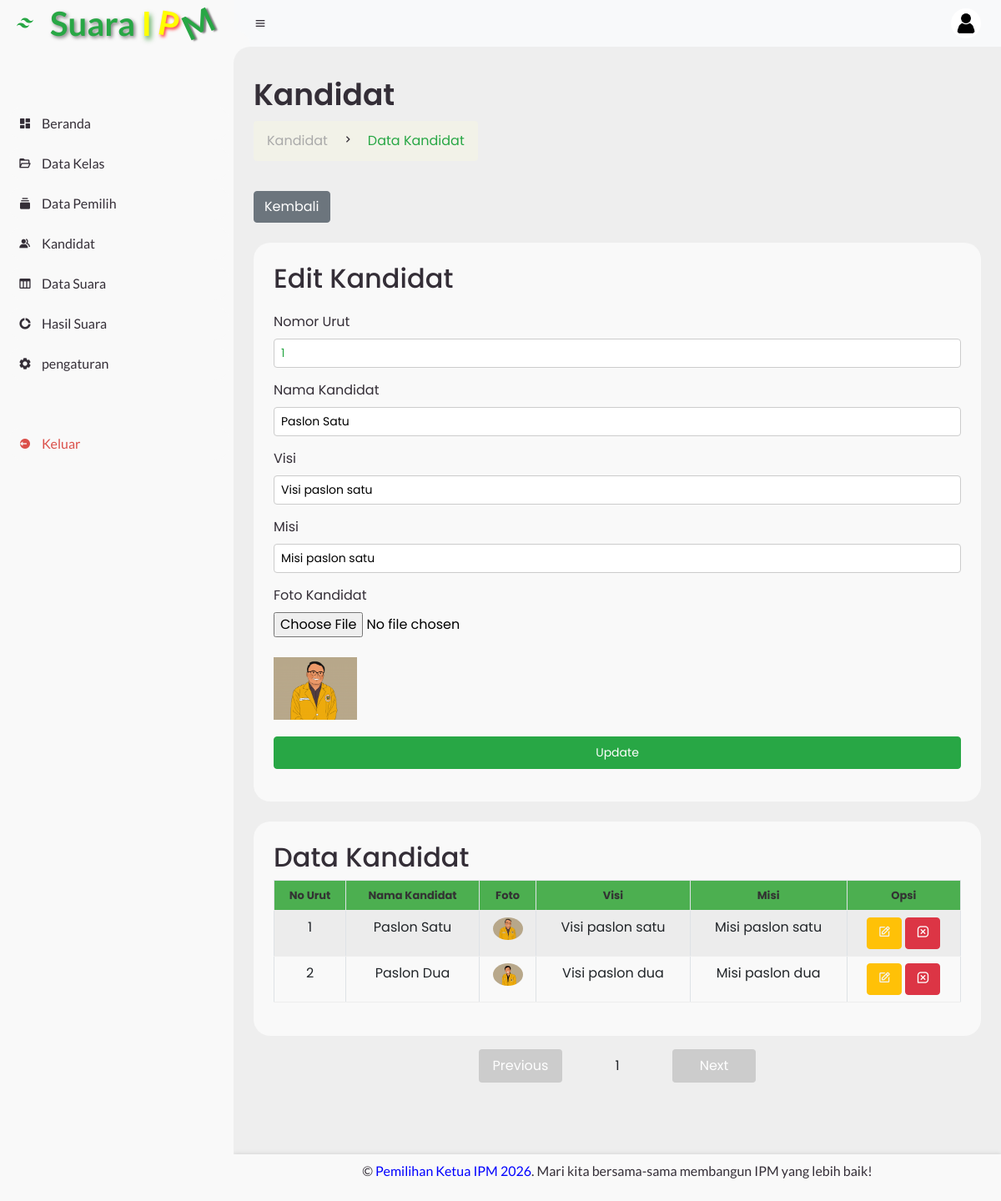
The page /sistem1/pages/edit.php?id=1 (signed in) on the database its author committed.
### tables this page shows
CREATE TABLE tbl_kandidat (
  id INT AUTO_INCREMENT PRIMARY KEY,
  no_urut INT NOT NULL,
  nm_paslon VARCHAR(150) NOT NULL,
  gambar1 VARCHAR(255) DEFAULT NULL,
  visi TEXT,
  misi TEXT
);

### model/query.php (called while the page is built, shortened)
<?php
function db_jalankan($sql, $tipe = '', $param = [])
{
    global $koneksi;
    $stmt = mysqli_prepare($koneksi, $sql);
    if ($tipe !== '') {
        mysqli_stmt_bind_param($stmt, $tipe, ...$param);
    }
    mysqli_stmt_execute($stmt);
    return $stmt;
}
function db_semua($sql, $tipe = '', $param = [])
{
    $stmt = db_jalankan($sql, $tipe, $param);
    $hasil = mysqli_stmt_get_result($stmt);
    $baris = $hasil ? mysqli_fetch_all($hasil, MYSQLI_ASSOC) : [];
    return $baris;
}
function db_satu($sql, $tipe = '', $param = [])
{
    $baris = db_semua($sql, $tipe, $param);
    return $baris[0] ?? null;
}
function ambilSemuaPaslon($urutkan = true)
{
    return db_semua("SELECT * FROM tbl_kandidat" . ($urutkan ? " ORDER BY no_urut ASC" : ""));
}
function ambilPaslon($id)
{
    return db_satu("SELECT * FROM tbl_kandidat WHERE id = ?", 'i', [(int)$id]);
}

### sistem1/pages/edit.php (the view, shortened to what this page needs)
<?php
include '../../koneksi.php';
require_once '../../model/query.php';
if (isset($_GET['id'])) {
    $id = $_GET['id'];
    $data = ambilPaslon($id);
}
?>
<!DOCTYPE html>
<html lang="en">
<head>
  <link rel="stylesheet" href="https://cdn.jsdelivr.net/npm/boxicons@2.1.0/css/boxicons.min.css">
	<link href="https://stackpath.bootstrapcdn.com/bootstrap/4.5.2/css/bootstrap.min.css" rel="stylesheet">
	<link rel="stylesheet" href="../assets/css/style.css">
    <link rel="stylesheet" href="../../assets/css/components/footer.css">
</head>
<body>
    <?php include "../view/header.php"; ?>
    <section id="content">
        <nav class="navbar navbar-expand-lg navbar-light bg-light">
            <i class='bx bx-menu'></i>
            <div class="ml-auto d-flex align-items-center">
<div class="profile">
            <img src="../assets/img/logo.png" alt="Profile Picture" id="profile-pic">
                        </div>
        </nav>
        <main>
            <div class="head-title">
                <div class="left">
                    <h1>Kandidat</h1>
                    <ul class="breadcrumb">
                        <li>
                            <a href="#">Kandidat</a>
                        </li>
                        <li><i class='bx bx-chevron-right'></i></li>
                        <li>
                            <a class="active" href="#">Data Kandidat</a>
                        </li>
                    </ul>
                </div>
            </div>
            <div id="page-inner">
            <a href="input_data_paslon.php" class="btn btn-secondary" style="margin-top: 20px;">Kembali</a>
                <div class="table-data">
                    <div class="order">
                        <div class="head">
                            <h2 style="margin-bottom: 20px;">Edit Kandidat</h2>
                                <form action="" method="post" enctype="multipart/form-data">
                                    <div class="form-group" >
                                        <label for="no_urut">Nomor Urut</label>
                                        <input type="text" name="no_urut" value="<?php echo $data['no_urut']; ?>" readonly class="form-control">
                                    </div>
                                    <div class="form-group">
                                        <label for="nm_paslon">Nama Kandidat</label>
                                        <input  style="color: #000;" type="text" name="nm_paslon" value="<?php echo $data['nm_paslon']; ?>" required autocomplete="off" class="form-control">
                                    </div>
                                    <div class="form-group">
                                        <label for="visi">Visi</label>
                                        <input  style="color: #000;" type="text" onkeypress="filterNumbers(event)" name="visi" value="<?php echo $data['visi']; ?>" required autocomplete="off" class="form-control">
                                    </div>
                                    <div class="form-group">
                                        <label for="misi">Misi</label>
                                        <input  style="color: #000;" type="text" onkeypress="filterNumbers(event)" name="misi" value="<?php echo $data['misi']; ?>" required autocomplete="off" class="form-control">
                                    </div>
                                    <div class="form-group">
                                        <label for="gambar1">Foto Kandidat</label>
                                        <input  style="color: #000;" type="file" name="gambar1" class="form-control-file">
                                        <br>
                                        <img src="../foto/<?php echo $data['gambar1']; ?>" style="max-width: 100px; height: auto;">
                                    </div>
                                    <div class="form-group" style="margin-top: 20px;">
                                        <input type="submit" class="btn btn-success" name="update" value="Update" class="form-control">
                                    </div>
                                </form>
                        </div>
                    </div>
                </div>
                <div class="table-data">
                    <div class="order">
                        <div class="class">
                            <h2>Data Kandidat</h2>
                        </div>
                        <div class="table-responsive">
                            <table id='tabel' class="table table-striped table-bordered table-hover">
                                <thead>
                                    <tr>
                                        <th>No Urut</th>
                                        <th>Nama Kandidat</th>
                                        <th>Foto</th>
                                        <th>Visi</th>
                                        <th>Misi</th>
                                        <th>Opsi</th>
                                    </tr>
                                </thead>
                                <tbody>
                                    <?php
                                    foreach (ambilSemuaPaslon() as $d) {
                                    ?>
                                    <tr>
                                        <td style="text-align:center;"><?php echo $d['no_urut']; ?></td>
                                        <td><?php echo $d['nm_paslon']; ?></td>
                                        <td style="text-align:center;"><img style="max-width: 50px; height:auto;" src="<?php echo "../foto/" . $d['gambar1']; ?>"></td>
                                        <td style="text-align:center;"><?php echo $d['visi']; ?></td>
                                        <td style="text-align:center;"><?php echo $d['misi']; ?></td>
                                        <td style="text-align:center;">
                                            <a class="btn btn-warning" href="edit.php?id=<?php echo $d['id']; ?>"><i class='bx bx-edit' style='color:#f3f3f3'></i></a>
                                            <a class="btn btn-danger" onclick="return confirm('Yakin hapus data ini !!!')" href="../actions/hapus.php?id=<?php echo $d['id']; ?>"><i class='bx bx-message-square-x'></i></a>
                                        </td>
                                    </tr>
                                    <?php } ?>
                                </tbody>
                            </table>
                        </div>
                    </div>
                </div>
                <div class="navigation-container">
                    <button id="prevButton">Previous</button>
                    <span id="pageNumber">1</span>
                    <button id="nextButton">Next</button>
                </div>
            </div>
        </main>
      <?php include '../view/footer.php'; ?>
</section>
</body>
</html>

### sistem1/assets/css/style.css (style rules this page uses)
* { margin: 0; padding: 0; box-sizing: border-box; }
a { text-decoration: none; }
li { list-style: none; }
:root { --poppins: "Poppins", sans-serif; --lato: "Lato", sans-serif; --green: #28a745; --light-green: #c3e6cb; --light: #f9f9f9; --blue: #3c91e6; --light-blue: #cfe8ff; --grey: #eee; --dark-grey: #aaaaaa; --dark: #342e37; --red: #db504a; --yellow: rgba( 255, 206, 38, 0.1 ); --light-yellow: rgba( 255, 255, 204, 0.1 ); --light-orange: #ffe0d3; }
html { overflow-x: hidden; }
body { background: var(--grey); overflow-x: hidden; }
#content { position: relative; width: calc(100% - 280px); left: 280px; transition: width 0.3s ease; }
#content nav { height: 56px; background: var(--light); padding: 0 24px; display: flex; align-items: center; grid-gap: 24px; font-family: var(--lato); position: sticky; top: 0; left: 0; z-index: 1000; }
#content nav::before { content: ""; position: absolute; width: 40px; height: 40px; bottom: -40px; left: 0; border-radius: 50%; box-shadow: -20px -20px 0 var(--light); }
#content nav .bx.bx-menu { cursor: pointer; color: var(--dark); }
#content nav .profile img { width: 36px; height: 36px; object-fit: cover; border-radius: 50%; }
#content main { width: 100%; padding: 36px 24px; font-family: var(--poppins); max-height: calc(100vh - 56px); overflow-y: auto; }
#content main .head-title { display: flex; align-items: center; justify-content: space-between; grid-gap: 16px; flex-wrap: wrap; }
#content main .head-title .left h1 { font-size: 36px; font-weight: 600; margin-bottom: 10px; color: var(--dark); }
#content main .head-title .left .breadcrumb { display: flex; align-items: center; grid-gap: 16px; background: rgba(255, 255, 204, 0.2); }
#content main .head-title .left .breadcrumb li { color: var(--dark); }
#content main .head-title .left .breadcrumb li a { color: var(--dark-grey); pointer-events: none; }
#content main .head-title .left .breadcrumb li a.active { color: var(--green); pointer-events: unset; text-decoration: none; }
#content main .table-data { display: flex; flex-wrap: wrap; grid-gap: 24px; margin-top: 24px; width: 100%; color: var(--dark); }
#content main .table-data > div { border-radius: 20px; background: var(--light); padding: 24px; overflow-x: auto; }
#content main .table-data .head { align-items: center; grid-gap: 16px; margin-bottom: 15px; }
#content main .table-data .head .form-group { margin-bottom: 15px; }
#content main .table-data .head .form-group select, .form-group input[type="text"], .form-group input[type="submit"] { width: 100%; padding: 8px; font-size: 14px; border: 1px solid #ccc; border-radius: 4px; background-color: #fff; color: #28a745; }
#content main .table-data .head .form-group .btn-success { background-color: #28a745; border-color: #28a745; color: #fff; cursor: pointer; }
#content main .table-data .order { flex-grow: 1; flex-basis: 500px; }
#content main .table-data .order table { width: 100%; border-collapse: collapse; }
#content main .table-data .order table th { padding-bottom: 12px; font-size: 13px; text-align: left; border-bottom: 1px solid var(--grey); }
#content main .table-data .order table td { padding: 16px 12px; border-bottom: 1px solid var(--grey); }
#content main .table-data .order table td img { width: 36px; height: 36px; border-radius: 50%; object-fit: cover; }
#content main .table-data .table-responsive { flex-grow: 1; flex-basis: 500px; }
#content main .table-data .table-responsive table { width: 100%; border-collapse: collapse; }
#content main .table-data .table-responsive table th, #content main .table-data .table-responsive table td { padding: 8px; text-align: center; }
#content main .table-data .table-responsive table th { background-color: #4caf50; color: #333; }
#content main .table-data .table-responsive table tbody tr:nth-child(even) { background-color: #f9f9f9; }

### sistem1/pages/edit.php (style rules this page uses)
.navigation-container { display: flex; justify-content: center; align-items: center; margin-top: 16px; gap: 16px; }
.navigation-container button { background-color: #4CAF50; color: white; padding: 8px 16px; border: none; cursor: pointer; border-radius: 4px; width: 100px; }
.navigation-container button:disabled { background-color: #ccc; cursor: not-allowed; }
.navigation-container span { width: 100px; text-align: center; }
.profile { position: relative; cursor: pointer; }
.profile img { width: 40px; height: 40px; border-radius: 50%; transition: border-color 0.3s; }

### rows shown on the page
tbl_kandidat: no_urut "1", nm_paslon "Paslon Satu", visi "Visi paslon satu", misi "Misi paslon satu", gambar1 (picture)
tbl_kandidat: no_urut "2", nm_paslon "Paslon Dua", gambar1 (picture), visi "Visi paslon dua", misi "Misi paslon dua"
